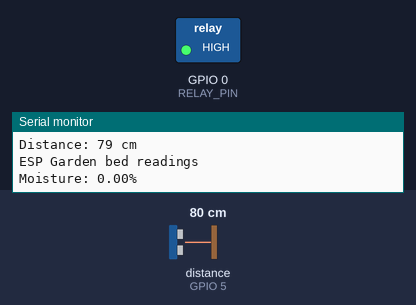
Simulated run of this sketch. Board: ESP32. Parts: switched loads named in the sketch (green lamp = pin HIGH), the last lines printed to the serial monitor. Wiring (inferred from the names in the program): ultrasonic range finder: trigger GPIO 18; echo GPIO 5. The test bench sets the inputs (shaded band); at power-on: distance to the obstacle (sensor on GPIO 5) 80 cm. The echo pulse lasts 58.3 µs per cm; pins used as bus, display or sensor lines are not drawn.

Above: at 1.2 s.
1.3 s: distance to the obstacle (sensor on GPIO 5) set to 16 cm
11.2 s: distance to the obstacle (sensor on GPIO 5) set to 12 cm
At 21.2 s:
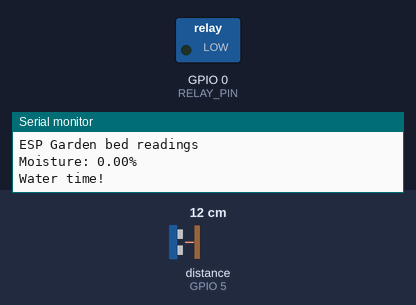
21.5 s: distance to the obstacle (sensor on GPIO 5) set to 18 cm
At 31.2 s:
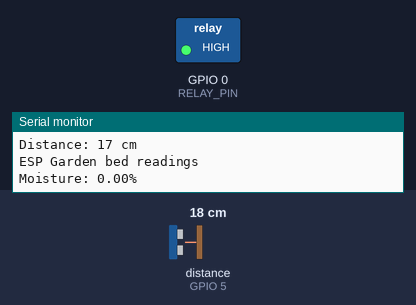
31.5 s: distance to the obstacle (sensor on GPIO 5) set to 2 cm
At 40.3 s:
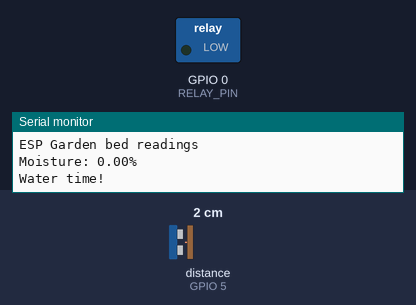
Timing chart, 0 to 41.8 s (numbered marks = the images above; inputs shaded):
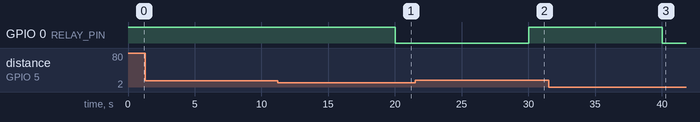

Measured:
- the behaviour switches between 14 and 13 cm on distance to the obstacle (sensor on GPIO 5) (found by bisection; images 0 and 1)
- after the input at 11.2 s, GPIO 0 (RELAY_PIN): HIGH → LOW after 8.8 s
- after the input at 21.5 s, GPIO 0 (RELAY_PIN): LOW → HIGH after 8.5 s
- after the input at 31.5 s, GPIO 0 (RELAY_PIN): HIGH → LOW after 8.5 s

The sketch:

waterTank.ino
```cpp
#include <esp_now.h>
#include <WiFi.h>

#include <Wire.h>

#include <Arduino.h>

#define RELAY_PIN 0 // ESP32 pin 0, which connects to the IN pin of relay
#define echoPin 5 // attach pin D2 Arduino to pin Echo of HC-SR04
#define trigPin 18 //attach pin D3 Arduino to pin Trig of HC-SR04

// REPLACE WITH THE MAC Address of your receiver
uint8_t broadcastAddress[] = {0x84, 0x0D, 0x8E, 0xE4, 0xAB, 0x00};

// Define variables to store sensor readings to be sent
float moisture;
long duration; // variable for the duration of sound wave travel
int distance; // variable for the distance measurement

// Define variables to store incoming readings
float incomingMoist;

// Variable to store if sending data was successful
String success;

//Structure example to send data
//Must match the receiver structure
typedef struct struct_message {
    float moist;
} struct_message;

// Create a struct_message called sensorReadings to hold sensor readings
struct_message sensorReadings;

// Create a struct_message to hold incoming sensor readings
struct_message incomingReadings;

esp_now_peer_info_t peerInfo;

// Callback when data is sent
void OnDataSent(const uint8_t *mac_addr, esp_now_send_status_t status) {
  //Serial.print("\r\nLast Packet Send Status:\t");
 // Serial.println(status == ESP_NOW_SEND_SUCCESS ? "Delivery Success" : "Delivery Fail");
  if (status ==0){
    success = "Delivery Success :)";
  }
  else{
    success = "Delivery Fail :(";
  }
}

// Callback when data is received
void OnDataRecv(const uint8_t * mac, const uint8_t *incomingData, int len) {
  memcpy(&incomingReadings, incomingData, sizeof(incomingReadings));
  //Serial.print("Bytes received: ");
  //Serial.println(len);
  incomingMoist = incomingReadings.moist;
}

void setup() {
  pinMode(trigPin, OUTPUT); // Sets the trigPin as an OUTPUT
  pinMode(echoPin, INPUT); // Sets the echoPin as an INPUT
  pinMode(RELAY_PIN, OUTPUT);
  digitalWrite(RELAY_PIN, HIGH);


  // Init Serial Monitor
  Serial.begin(115200);

  // Set device as a Wi-Fi Station
  WiFi.mode(WIFI_STA);

  // Init ESP-NOW
  if (esp_now_init() != ESP_OK) {
    Serial.println("Error initializing ESP-NOW");
    return;
  }

  // Once ESPNow is successfully Init, we will register for Send CB to
  // get the status of Trasnmitted packet
  esp_now_register_send_cb(OnDataSent);

  // Register peer
  memcpy(peerInfo.peer_addr, broadcastAddress, 6);
  peerInfo.channel = 0;
  peerInfo.encrypt = false;

  // Add peer
  if (esp_now_add_peer(&peerInfo) != ESP_OK){
    Serial.println("Failed to add peer");
    return;
  }
  // Register for a callback function that will be called when data is received
  esp_now_register_recv_cb(OnDataRecv);
}

void loop() {
  // Clears the trigPin condition
  digitalWrite(trigPin, LOW);
  delayMicroseconds(2);
  // Sets the trigPin HIGH (ACTIVE) for 10 microseconds
  digitalWrite(trigPin, HIGH);
  delayMicroseconds(10);
  digitalWrite(trigPin, LOW);
  // Reads the echoPin, returns the sound wave travel time in microseconds
  duration = pulseIn(echoPin, HIGH);
  // Calculating the distance
  distance = duration * 0.034 / 2; // Speed of sound wave divided by 2 (go and back)
  // Displays the distance on the Serial Monitor
  Serial.print("ESP Water tank readings");
  Serial.print('\n');
  Serial.print("Distance: ");
  Serial.print(distance);
  Serial.println(" cm");
  getReadings();

  // Set values to send
  sensorReadings.moist = 11;

  // Send message via ESP-NOW
  esp_err_t result = esp_now_send(broadcastAddress, (uint8_t *) &sensorReadings, sizeof(sensorReadings));

  if (result == ESP_OK) {
    //Serial.println("Sent with success");
  }
  else {
    Serial.println("Error sending the data");
  }
  handlePump();

  delay(10000);
}
void getReadings(){
  moisture = 11;

}

void handlePump(){
  // Display Readings in Serial Monitor
  Serial.println("ESP Garden bed readings");
  Serial.print("Moisture: ");
  Serial.print(incomingReadings.moist);
  Serial.println("%");

  if(incomingReadings.moist<20 && distance<13){ // Water if moisture is below 20% & distance is above 13 CM which means the water container is empty
    Serial.println("Water time!");
   digitalWrite(RELAY_PIN, LOW);
  } else {
     digitalWrite(RELAY_PIN, HIGH);
    }

}
```
